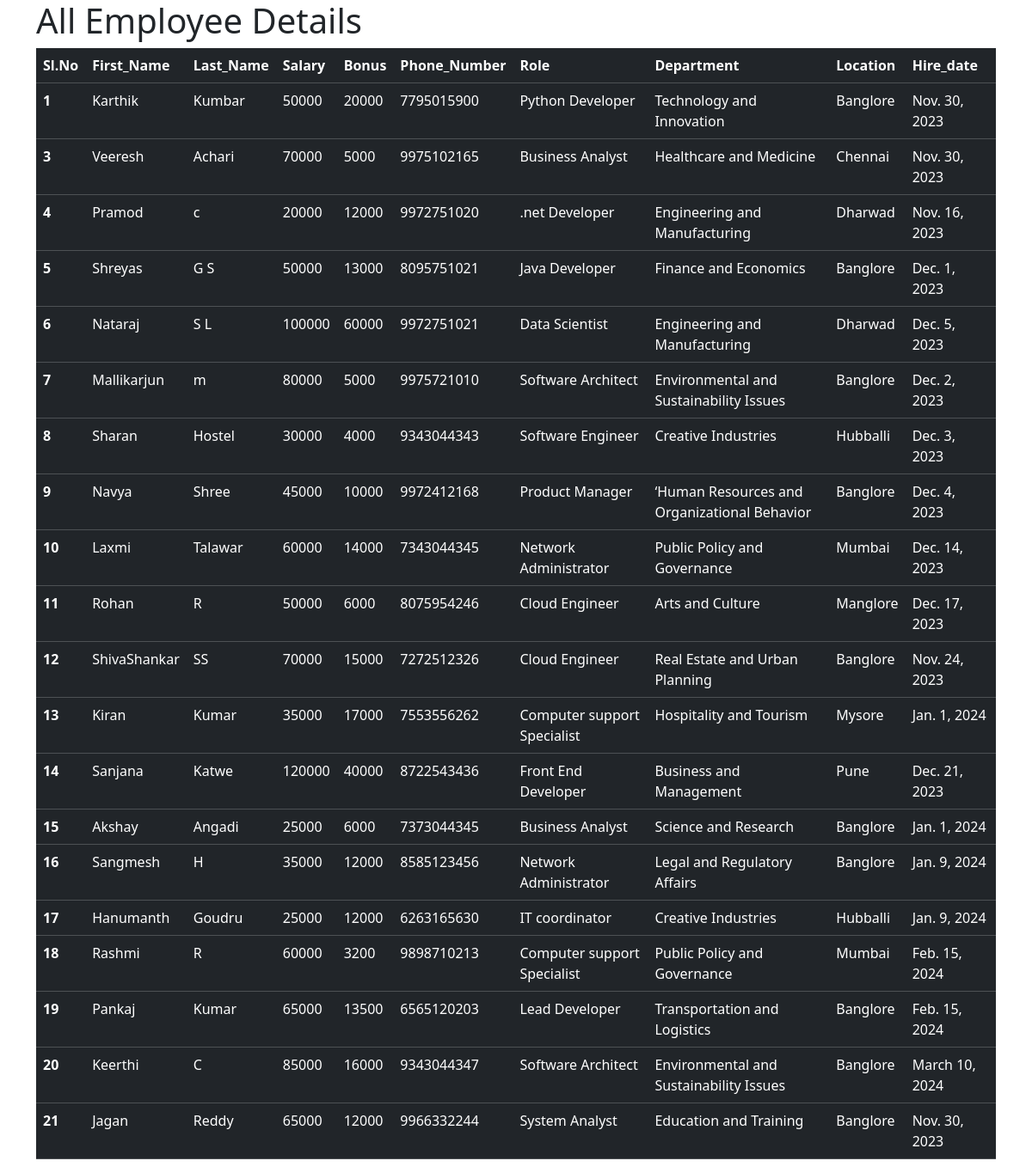
The app's page /all_emp with its own data.
### emp_app/models.py (models this page shows, shortened)
class Employee(models.Model):
    first_name = models.CharField(max_length=100,null=False)
    last_name = models.CharField(max_length=100)
    dept=models.ForeignKey(Department, on_delete=models.CASCADE)
    salary=models.IntegerField(default=0)
    bonus=models.IntegerField(default=0)
    role=models.ForeignKey(Role,on_delete=models.CASCADE)
    phone=models.IntegerField(default=0)
    hire_date=models.DateField()
    def __str__(self):
        return "%s %s %s" %(self.first_name, self.last_name, self.phone)

class Role(models.Model):
    name=models.CharField(max_length=100, null=False)

class Department(models.Model):
    name = models.CharField(max_length=100, null=False)
    location = models.CharField(max_length=100)

### emp_app/views.py (the view)
# urls.py: path('all_emp', views.all_emp, name='all_emp'),
def all_emp(request):
    emps=Employee.objects.all()
    context={
        'emps':emps
    }
    print(context)
    return render(request, 'all_emp.html', context)

### emp_app/templates/all_emp.html (shortened to what this page needs)
<!DOCTYPE html>
<html lang="en">
<head>
    <link href="https://cdn.jsdelivr.net/npm/bootstrap@5.3.2/dist/css/bootstrap.min.css" rel="stylesheet">
</head>
 <body>
  <div class="container">
    <h1>All Employee Details</h1>
    <table class="table table-dark">
  <thead>
    <tr>
        <th scope="col">Sl.No</th>
        <th scope="col">First_Name</th>
        <th scope="col">Last_Name</th>
        <th scope="col">Salary</th>
        <th scope="col">Bonus</th>
        <th scope="col">Phone_Number</th>
        <th scope="col">Role</th>
        <th scope="col">Department</th>
        <th scope="col">Location</th>
        <th scope="col">Hire_date</th>
    </tr>
  </thead>
        {% for emp in emps %}
  <tbody>
    <tr>
      <th scope="row">{{ emp.id }}</th>
        <td>{{emp.first_name }}</td>
        <td>{{emp.last_name }}</td>
         <td>{{emp.salary }}</td>
         <td>{{emp.bonus }}</td>
         <td>{{emp.phone}}</td>
         <td>{{emp.role.name }}</td>
         <td>{{emp.dept.name }}</td>
         <td>{{emp.dept.location }}</td>
         <td>{{emp.hire_date }}</td>
    </tr>
  </tbody>
        {% endfor %}
</table>
      </div>
  </body>
</html>

### records on screen
Employee: id "1", first_name "Karthik", last_name "Kumbar", salary "50000", bonus "20000", phone "7795015900", role.name "Python Developer", dept.name "Technology and Innovation", dept.location "Banglore", hire_date "Nov. 30, 2023"
Employee: id "3", first_name "Veeresh", last_name "Achari", salary "70000", bonus "5000", phone "9975102165", role.name "Business Analyst", dept.name "Healthcare and Medicine", dept.location "Chennai", hire_date "Nov. 30, 2023"
Employee: id "4", first_name "Pramod", last_name "c", salary "20000", bonus "12000", phone "9972751020", role.name ".net Developer", dept.name "Engineering and Manufacturing", dept.location "Dharwad", hire_date "Nov. 16, 2023"
Employee: id "5", first_name "Shreyas", last_name "G S", salary "50000", bonus "13000", phone "8095751021", role.name "Java Developer", dept.name "Finance and Economics", dept.location "Banglore", hire_date "Dec. 1, 2023"
Employee: id "6", first_name "Nataraj", last_name "S L", salary "100000", bonus "60000", phone "9972751021", role.name "Data Scientist", dept.name "Engineering and Manufacturing", dept.location "Dharwad", hire_date "Dec. 5, 2023"
Employee: id "7", first_name "Mallikarjun", last_name "m", salary "80000", bonus "5000", phone "9975721010", role.name "Software Architect", dept.name "Environmental and Sustainability Issues", dept.location "Banglore", hire_date "Dec. 2, 2023"
Employee: id "8", first_name "Sharan", last_name "Hostel", salary "30000", bonus "4000", phone "9343044343", role.name "Software Engineer", dept.name "Creative Industries", dept.location "Hubballi", hire_date "Dec. 3, 2023"
Employee: id "9", first_name "Navya", last_name "Shree", salary "45000", bonus "10000", phone "9972412168", role.name "Product Manager", dept.name "‘Human Resources and Organizational Behavior", dept.location "Banglore", hire_date "Dec. 4, 2023"
Employee: id "10", first_name "Laxmi", last_name "Talawar", salary "60000", bonus "14000", phone "7343044345", role.name "Network Administrator", dept.name "Public Policy and Governance", dept.location "Mumbai", hire_date "Dec. 14, 2023"
Employee: id "11", first_name "Rohan", last_name "R", salary "50000", bonus "6000", phone "8075954246", role.name "Cloud Engineer", dept.name "Arts and Culture", dept.location "Manglore", hire_date "Dec. 17, 2023"
Employee: id "12", first_name "ShivaShankar", last_name "SS", salary "70000", bonus "15000", phone "7272512326", role.name "Cloud Engineer", dept.name "Real Estate and Urban Planning", dept.location "Banglore", hire_date "Nov. 24, 2023"
Employee: id "13", first_name "Kiran", last_name "Kumar", salary "35000", bonus "17000", phone "7553556262", role.name "Computer support Specialist", dept.name "Hospitality and Tourism", dept.location "Mysore", hire_date "Jan. 1, 2024"
Employee: id "14", first_name "Sanjana", last_name "Katwe", salary "120000", bonus "40000", phone "8722543436", role.name "Front End Developer", dept.name "Business and Management", dept.location "Pune", hire_date "Dec. 21, 2023"
Employee: id "15", first_name "Akshay", last_name "Angadi", salary "25000", bonus "6000", phone "7373044345", role.name "Business Analyst", dept.name "Science and Research", dept.location "Banglore", hire_date "Jan. 1, 2024"
Employee: id "16", first_name "Sangmesh", last_name "H", salary "35000", bonus "12000", phone "8585123456", role.name "Network Administrator", dept.name "Legal and Regulatory Affairs", dept.location "Banglore", hire_date "Jan. 9, 2024"
Employee: id "17", first_name "Hanumanth", last_name "Goudru", salary "25000", bonus "12000", phone "6263165630", role.name "IT coordinator", dept.name "Creative Industries", dept.location "Hubballi", hire_date "Jan. 9, 2024"
Employee: id "18", first_name "Rashmi", last_name "R", salary "60000", bonus "3200", phone "9898710213", role.name "Computer support Specialist", dept.name "Public Policy and Governance", dept.location "Mumbai", hire_date "Feb. 15, 2024"
Employee: id "19", first_name "Pankaj", last_name "Kumar", salary "65000", bonus "13500", phone "6565120203", role.name "Lead Developer", dept.name "Transportation and Logistics", dept.location "Banglore", hire_date "Feb. 15, 2024"
Employee: id "20", first_name "Keerthi", last_name "C", salary "85000", bonus "16000", phone "9343044347", role.name "Software Architect", dept.name "Environmental and Sustainability Issues", dept.location "Banglore", hire_date "March 10, 2024"
Employee: id "21", first_name "Jagan", last_name "Reddy", salary "65000", bonus "12000", phone "9966332244", role.name "System Analyst", dept.name "Education and Training", dept.location "Banglore", hire_date "Nov. 30, 2023"
